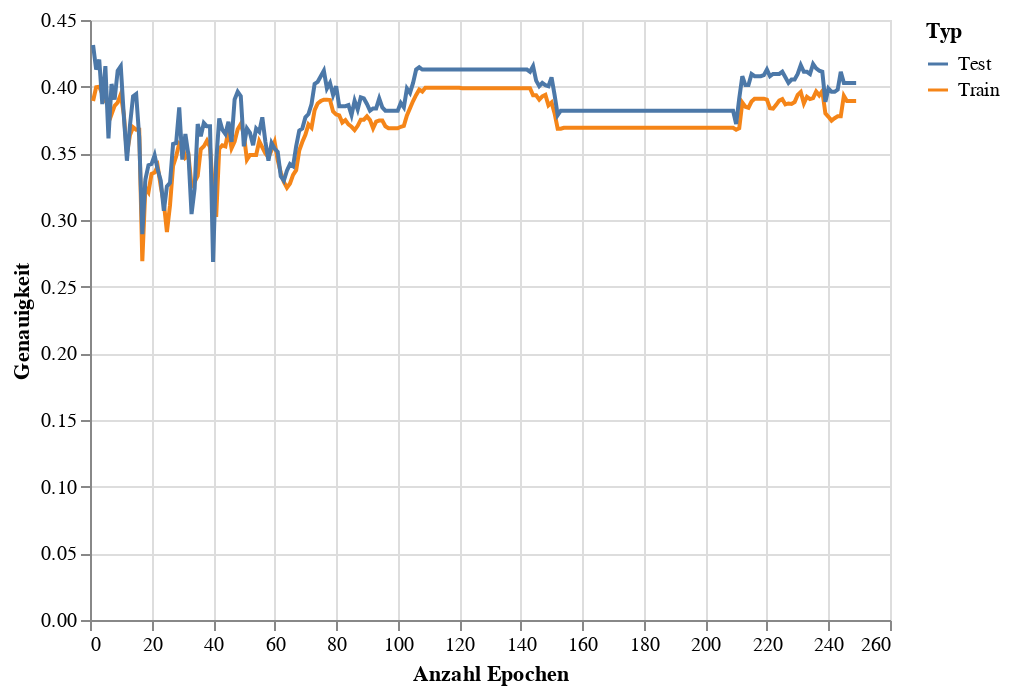

Notebook cell for this chart:
### Code cell
train_eval_accuracy_chart = alt.Chart(accuracy_df).mark_line().encode(
    x = alt.X('Epoch',title='Anzahl Epochen'),
    y = alt.Y('Accuracy',title='Genauigkeit'),
    color = alt.Color('Type',title='Typ')
)
train_eval_accuracy_chart

### Figure 1 — Vega-Lite specification as saved in the notebook (floating-point values rounded to 4 significant figures; data arrays with more than 128 entries replaced by an {"elided": "..."} marker saying what was removed)
{"config": {"view": {"continuousWidth": 400, "continuousHeight": 300}}, "data": {"name": "data-33884320c4a6fd25f6dc8accd49924fa"}, "mark": "line", "encoding": {"color": {"field": "Type", "title": "Typ", "type": "nominal"}, "x": {"field": "Epoch", "title": "Anzahl Epochen", "type": "quantitative"}, "y": {"field": "Accuracy", "title": "Genauigkeit", "type": "quantitative"}}, "$schema": "https://vega.github.io/schema/vega-lite/v4.17.0.json", "datasets": {"data-33884320c4a6fd25f6dc8accd49924fa": {"elided": "498 records"}}}
